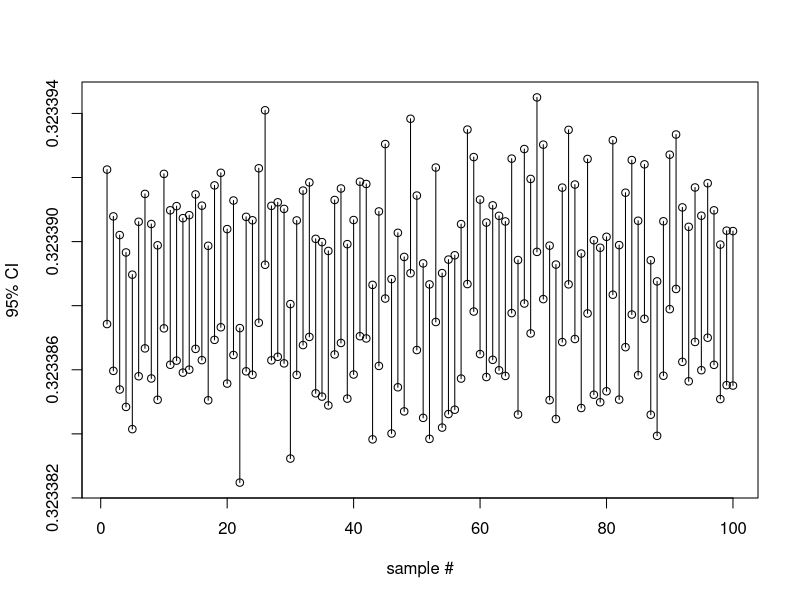

Write R code to recreate this figure.
#################################################
# R Code for Question 2
#################################################

# Getting the data
data <- c(21.72,14.65,50.42,28.78,11.23)

# Negative of log-likelihood function 
neg.loglik.fun <- function(par,dat)
{ c
  result <- NROW(dat)*log(par) - (par+1)*sum(log(dat))
  return(-1 * result)
}


# Minimize -log (L), i.e., maximize log (L)
ml.est <- optim(par = c(0.1), fn = neg.loglik.fun, method = "L-BFGS-B",lower = rep(0.005), 
               hessian = TRUE, dat = data)

# Estimating the mean squared error
calc = 0.323394
(ml.est$par-0.323394)^2

# Estimating the standard error
(0.3233885-0.323394)^2
# [1] 3.025e-11
 
sqrt(3.025e-11)
# [1] 5.5e-06


# Finding the confidence interval
conf.int<-function(mu,sigma,n,alpha)
{
  x <- rnorm(n,mu,sigma)
  ci <- mean(x) + c(-1,1) * qnorm(1-alpha/2) * sigma/sqrt(n)
  return(ci)
}


# Get one confidence interval 
conf.int(0.3233885,5.5e-06,20,0.05)


# Repeat the simulation for nsim times
nsim <- 1000
ci.mat <- replicate(1000,
                  conf.int(0.3233885,5.5e-06,20,0.05))


# Plot the confidence intervals
plot(1:100, ci.mat[1, 1:100],
    ylim=c(min(ci.mat[,1:100]), max(ci.mat[,1:100])),
     xlab="sample #", ylab="95% CI", type="p")
points(1:100, ci.mat[2, 1:100])
for (i in 1:100) {
  segments(i, ci.mat[1, i], i, ci.mat[2,i], lty=1)
}
abline(h=5, lty=2)
